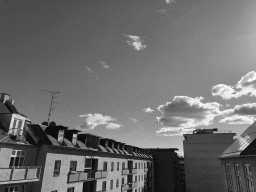
#> input picture exams/2021/spring/data/sky_gray.png, 256 x 192 px
$ python Exercise3.py
#> lines starting #> are read from the running program, lines starting #| are printed output that depends on the picture; long printed decimals are rounded
### Setup ###
import numpy as np
from skimage import io, color

in_dir = "data/"

### Q.3 ###

# Load photo sky_gray.png from data folder
img = io.imread(in_dir + "sky_gray.png")
#> img is the input picture: shape (192, 256, 3); min 13, max 251, mean 109.4

# Plot the image
# plt.imshow(img, cmap="gray")
# plt.show()

# Peform a linear histogram stretch so the maximum pixel value is 200 and the minimum is 10
img_stretch = 190/(np.max(img) - np.min(img)) * (img - np.min(img)) + 10
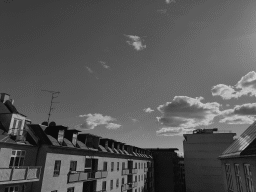
#> img_stretch: shape (192, 256, 3) float64; min 10, max 200, mean 87

# Print the minimum and maximum pixel values of the stretched image
print(f"Minimum pixel value of the stretched image: {np.min(img_stretch)}")
#| Minimum pixel value of the stretched image: 10.0
print(f"Maximum pixel value of the stretched image: {np.max(img_stretch)}")
#| Maximum pixel value of the stretched image: 200.0

# Print the average pixel value of the stretched image
print(f"Average pixel value of the stretched image: {np.mean(img_stretch)}")
#| Average pixel value of the stretched image: 86.992
